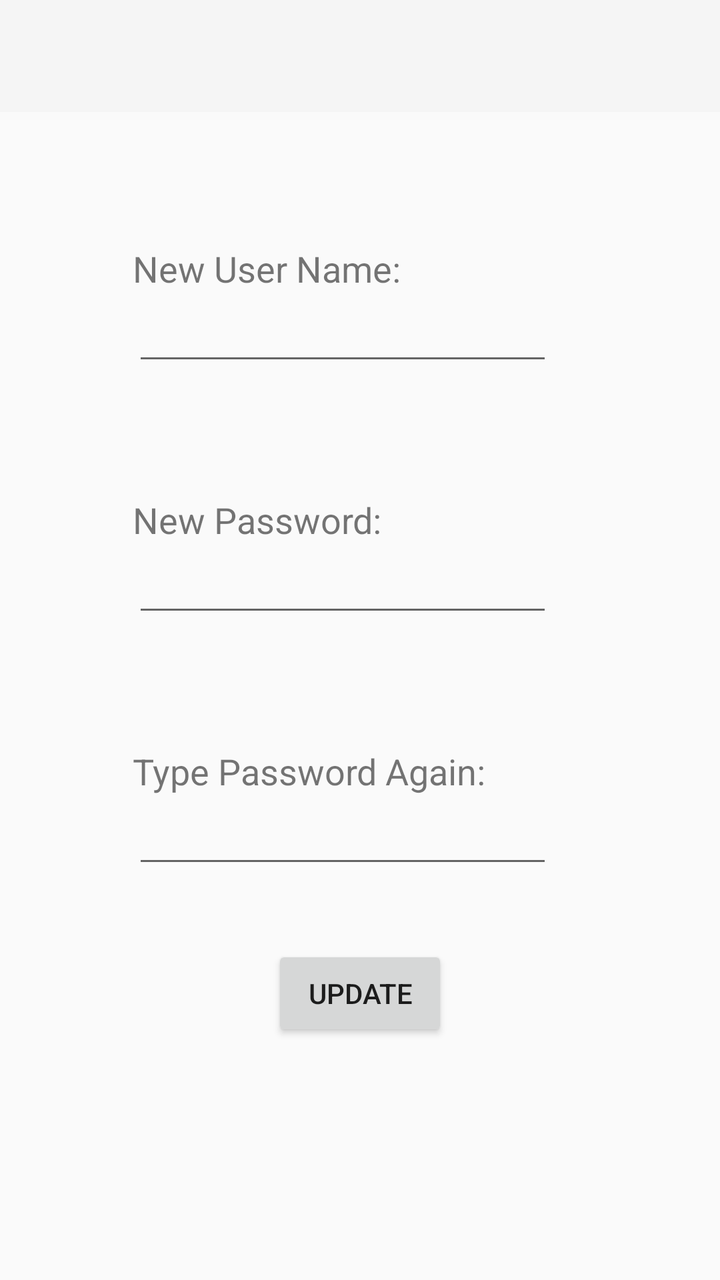
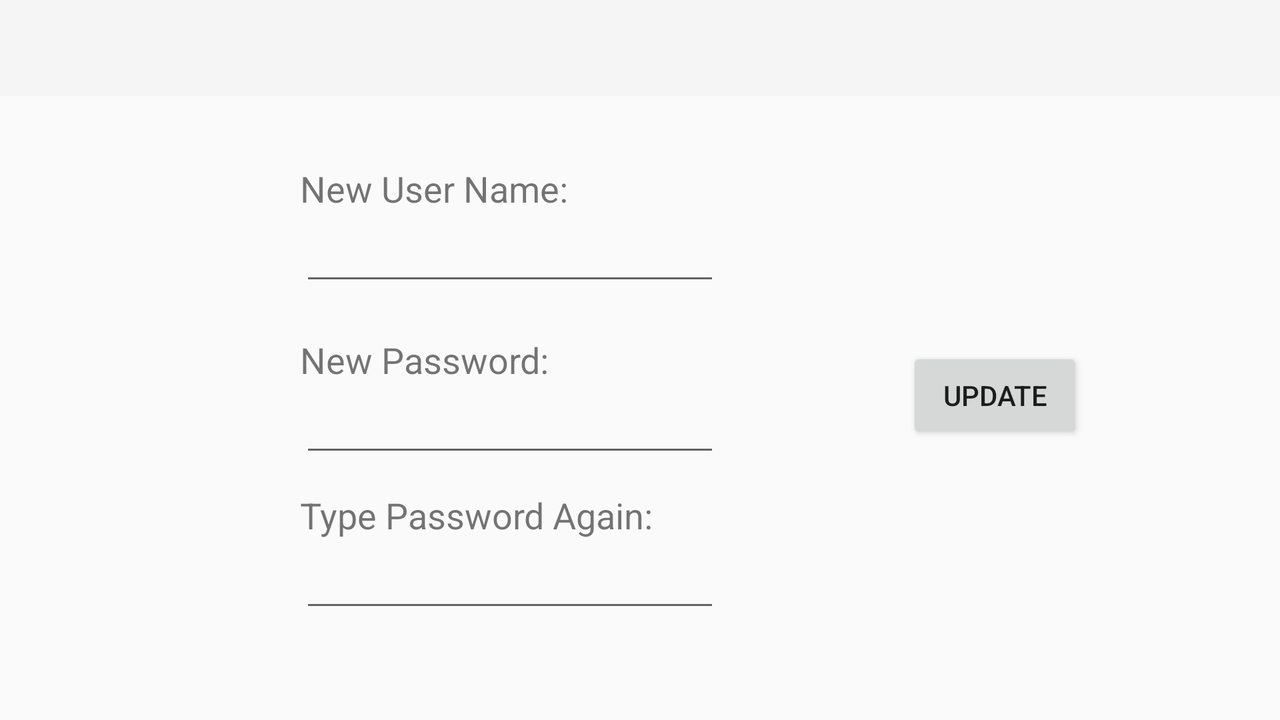

Two renders of one Android screen. The first uses the default layout on a phone; the second uses the alternative layout the repository ships for a different screen configuration, on a matching device. The two XML files are below.
<!-- AndroidManifest.xml: application theme Theme.AppCompat.Light.NoActionBar -->
<!-- res/layout/activity_change_login.xml -->
<?xml version="1.0" encoding="utf-8"?>
<androidx.constraintlayout.widget.ConstraintLayout xmlns:android="http://schemas.android.com/apk/res/android"
    xmlns:app="http://schemas.android.com/apk/res-auto"
    xmlns:tools="http://schemas.android.com/tools"
    android:layout_width="match_parent"
    android:layout_height="match_parent"
    tools:context=".ChangeLoginActivity">

    <include
        layout="@layout/toolbar"
        android:id="@+id/toolbar"
        android:layout_width="match_parent"
        android:layout_height="wrap_content"
        app:layout_constraintEnd_toEndOf="parent"
        app:layout_constraintStart_toStartOf="parent"
        app:layout_constraintTop_toTopOf="parent" />

    <Button
        android:id="@+id/button"
        android:layout_width="wrap_content"
        android:layout_height="wrap_content"
        android:text="Update"
        app:layout_constraintBottom_toBottomOf="parent"
        app:layout_constraintEnd_toEndOf="parent"
        app:layout_constraintHorizontal_bias="0.5"
        app:layout_constraintStart_toStartOf="parent"
        app:layout_constraintTop_toBottomOf="@+id/editTextPWAgain"
        app:layout_constraintVertical_bias="0.221" />

    <TextView
        android:id="@+id/textViewUser"
        android:layout_width="wrap_content"
        android:layout_height="wrap_content"
        android:text="New User Name: "
        android:textSize="18dp"
        app:layout_constraintBottom_toBottomOf="parent"
        app:layout_constraintEnd_toEndOf="parent"
        app:layout_constraintHorizontal_bias="0.299"
        app:layout_constraintStart_toStartOf="parent"
        app:layout_constraintTop_toBottomOf="@+id/toolbar"
        app:layout_constraintVertical_bias="0.118" />

    <TextView
        android:id="@+id/textViewPassword"
        android:textSize="18dp"
        android:layout_width="wrap_content"
        android:layout_height="wrap_content"
        android:layout_marginTop="60dp"
        android:text="New Password: "
        app:layout_constraintStart_toStartOf="@+id/textViewUser"
        app:layout_constraintTop_toBottomOf="@+id/editTextUser" />

    <EditText
        android:id="@+id/editTextPW"
        android:layout_width="wrap_content"
        android:layout_height="wrap_content"
        android:ems="10"
        android:inputType="textPassword"
        app:layout_constraintStart_toStartOf="@+id/textViewUser"
        app:layout_constraintTop_toBottomOf="@+id/textViewPassword" />

    <EditText
        android:id="@+id/editTextUser"
        android:layout_width="wrap_content"
        android:layout_height="wrap_content"
        android:inputType="text"
        android:ems="10"
        app:layout_constraintEnd_toEndOf="parent"
        app:layout_constraintHorizontal_bias="0.0"
        app:layout_constraintStart_toStartOf="@+id/textViewUser"
        app:layout_constraintTop_toBottomOf="@+id/textViewUser" />

    <TextView
        android:id="@+id/textViewPasswordAgain"
        android:textSize="18dp"
        android:layout_width="wrap_content"
        android:layout_height="wrap_content"
        android:layout_marginTop="60dp"
        android:text="Type Password Again: "
        app:layout_constraintStart_toStartOf="@+id/textViewUser"
        app:layout_constraintTop_toBottomOf="@+id/editTextPW" />
    <EditText
        android:id="@+id/editTextPWAgain"
        android:layout_width="wrap_content"
        android:layout_height="wrap_content"
        android:ems="10"
        android:inputType="textPassword"
        app:layout_constraintStart_toStartOf="@+id/textViewUser"
        app:layout_constraintTop_toBottomOf="@+id/textViewPasswordAgain" />


</androidx.constraintlayout.widget.ConstraintLayout>
<!-- res/layout/toolbar.xml (included above) -->
<?xml version="1.0" encoding="utf-8"?>
<androidx.appcompat.widget.Toolbar
    xmlns:android="http://schemas.android.com/apk/res/android"
    android:id="@+id/toolbar"
    android:layout_width="match_parent"
    android:layout_height="wrap_content"
    android:background="?attr/colorPrimary"
    android:minHeight="?attr/actionBarSize"
    android:theme="?attr/actionBarTheme"
    >

</androidx.appcompat.widget.Toolbar>
<!-- resources referenced by this layout -->
<resources>

</resources>
<!-- res/layout-land/activity_change_login.xml (the repository's variant of the layout above) -->
<!-- drawn on the phone turned sideways -->
<?xml version="1.0" encoding="utf-8"?>
<androidx.constraintlayout.widget.ConstraintLayout xmlns:android="http://schemas.android.com/apk/res/android"
    xmlns:app="http://schemas.android.com/apk/res-auto"
    xmlns:tools="http://schemas.android.com/tools"
    android:layout_width="match_parent"
    android:layout_height="match_parent"
    tools:context=".ChangeLoginActivity">

    <include
        layout="@layout/toolbar"
        android:id="@+id/toolbar"
        android:layout_width="match_parent"
        android:layout_height="wrap_content"
        app:layout_constraintEnd_toEndOf="parent"
        app:layout_constraintStart_toStartOf="parent"
        app:layout_constraintTop_toTopOf="parent" />

    <Button
        android:id="@+id/button"
        android:layout_width="wrap_content"
        android:layout_height="wrap_content"
        android:text="Update"
        app:layout_constraintBottom_toBottomOf="parent"
        app:layout_constraintEnd_toEndOf="parent"
        app:layout_constraintHorizontal_bias="0.821"
        app:layout_constraintStart_toStartOf="parent"
        app:layout_constraintTop_toBottomOf="@+id/toolbar"
        app:layout_constraintVertical_bias="0.476" />

    <TextView
        android:id="@+id/textViewUser"
        android:layout_width="wrap_content"
        android:layout_height="wrap_content"
        android:text="New User Name: "
        android:textSize="18dp"
        app:layout_constraintBottom_toBottomOf="parent"
        app:layout_constraintEnd_toEndOf="parent"
        app:layout_constraintHorizontal_bias="0.299"
        app:layout_constraintStart_toStartOf="parent"
        app:layout_constraintTop_toBottomOf="@+id/toolbar"
        app:layout_constraintVertical_bias="0.118" />

    <EditText
        android:id="@+id/editTextPW"
        android:layout_width="wrap_content"
        android:layout_height="wrap_content"
        android:ems="10"
        android:inputType="textPassword"
        app:layout_constraintStart_toStartOf="@+id/textViewUser"
        app:layout_constraintTop_toBottomOf="@+id/textViewPassword" />

    <TextView
        android:id="@+id/textViewPassword"
        android:layout_width="wrap_content"
        android:layout_height="wrap_content"
        android:layout_marginTop="20dp"
        android:text="New Password: "
        android:textSize="18dp"
        app:layout_constraintStart_toStartOf="@+id/textViewUser"
        app:layout_constraintTop_toBottomOf="@+id/editTextUser" />

    <EditText
        android:id="@+id/editTextUser"
        android:layout_width="wrap_content"
        android:layout_height="wrap_content"
        android:inputType="text"
        android:ems="10"
        app:layout_constraintEnd_toEndOf="parent"
        app:layout_constraintHorizontal_bias="0.0"
        app:layout_constraintStart_toStartOf="@+id/textViewUser"
        app:layout_constraintTop_toBottomOf="@+id/textViewUser" />

    <EditText
        android:id="@+id/editTextPWAgain"
        android:layout_width="wrap_content"
        android:layout_height="wrap_content"
        android:ems="10"
        android:inputType="textPassword"
        app:layout_constraintStart_toStartOf="@+id/textViewUser"
        app:layout_constraintTop_toBottomOf="@+id/textViewPasswordAgain" />

    <TextView
        android:id="@+id/textViewPasswordAgain"
        android:layout_width="wrap_content"
        android:layout_height="wrap_content"
        android:layout_marginTop="12dp"
        android:text="Type Password Again: "
        android:textSize="18dp"
        app:layout_constraintStart_toStartOf="@+id/textViewUser"
        app:layout_constraintTop_toBottomOf="@+id/editTextPW" />


</androidx.constraintlayout.widget.ConstraintLayout>
